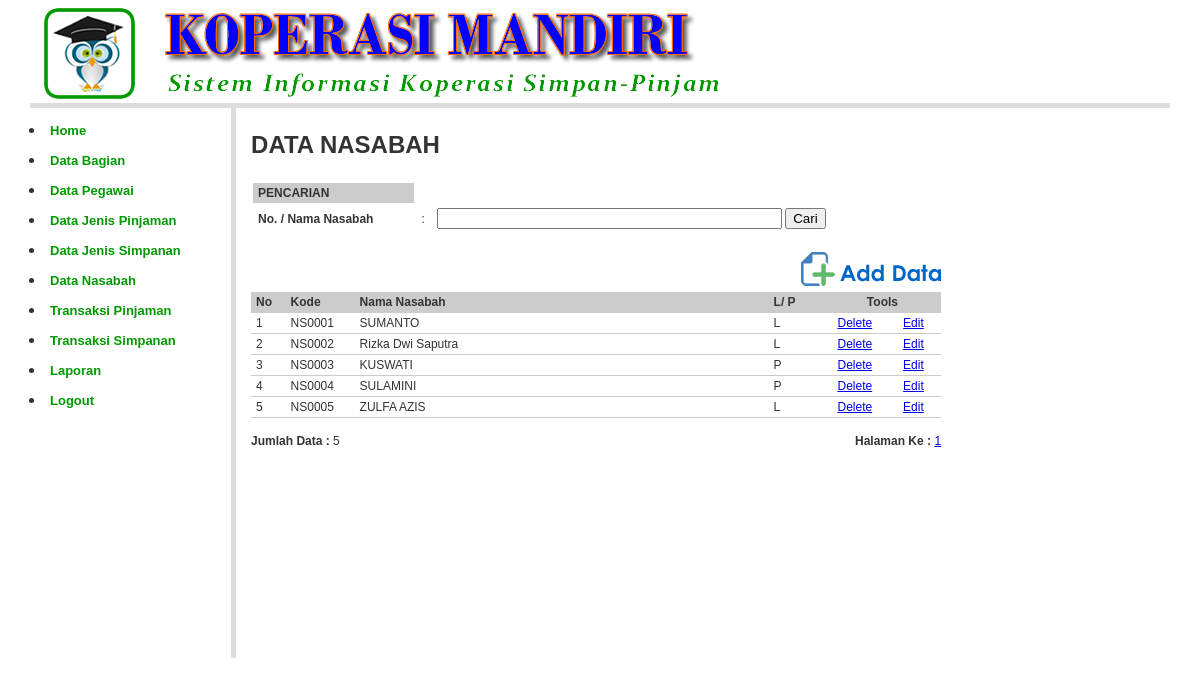
Screenshot of /?open=Nasabah-Data (signed in) with the database file from the repository.
### tables this page shows
CREATE TABLE `nasabah` (
  `no_nasabah` char(6) NOT NULL,
  `nm_nasabah` varchar(100) NOT NULL,
  `kelamin` enum('L','P') NOT NULL,
  `agama` varchar(20) NOT NULL,
  `tanggal_lahir` date NOT NULL,
  `tempat_lahir` varchar(100) NOT NULL,
  `alamat` varchar(100) NOT NULL,
  `no_telepon` varchar(20) NOT NULL,
  `foto` varchar(100) NOT NULL,
  `status_kawin` enum('Kawin','Belum Kawin') NOT NULL DEFAULT 'Belum Kawin',
  `nama_pasangan` varchar(100) NOT NULL,
  `jenis_pekerjaan` varchar(100) NOT NULL
);

### nasabah_data.php (the view, shortened to what this page needs)
<?php
include_once "library/inc.connection.php";
if(isset($_POST['btnCari'])) {
	$txtKataKunci	= $_POST['txtKataKunci'];
	$filterSQL 		= "WHERE nm_nasabah LIKE '%$txtKataKunci%' OR no_nasabah ='$txtKataKunci'";
}
else {
	$filterSQL 	= "";
}
$dataKataKunci	= isset($_POST['txtKataKunci']) ? $_POST['txtKataKunci'] : '';
$baris	= 50;
$hal 	= isset($_GET['hal']) ? $_GET['hal'] : 1;
$infoSql= "SELECT * FROM nasabah $filterSQL";
$infoQry= mysql_query($infoSql, $koneksidb) or die ("error paging: ".mysql_error());
$jumlah	= mysql_num_rows($infoQry);
$maks	= ceil($jumlah/$baris);
$mulai	= $baris * ($hal-1);
?>
<html>
<head>
</head>
<body>
<table class="table-common" width="700" border="0" cellspacing="2" cellpadding="3">
  <tr>
    <td colspan="2"><strong><h1>DATA NASABAH </h1></strong></td>
  </tr>
  <tr>
    <td colspan="2">
  <form action="<?php $_SERVER['PHP_SELF']; ?>" method="post" name="form1" target="_self">
    <table width="100%" border="0" cellspacing="2" cellpadding="3">
      <tr>
        <td width="24%" bgcolor="#CCCCCC"><strong>PENCARIAN</strong></td>
        <td width="1%">&nbsp;</td>
        <td width="75%">&nbsp;</td>
      </tr>
      <tr>
        <td><strong>No. / Nama Nasabah </strong></td>
        <td>:</td>
        <td><input name="txtKataKunci" type="text" id="txtKataKunci" value="<?php echo $dataKataKunci; ?>" size="40" maxlength="100">
          <input name="btnCari" type="submit" id="btnCari" value="Cari"></td>
      </tr>
    </table>
  </form>
	</td>
  </tr>
  <tr>
    <td colspan="2" align="right"><a href="?open=Nasabah-Add" target="_self"><img src="images/btn_add_data.png" width="140" height="34" border="0"></a></td>
  </tr>
  <tr>
    <td colspan="2"><table class="table-list" width="100%" border="0" cellspacing="2" cellpadding="3">
      <tr>
        <td width="5%" bgcolor="#CCCCCC"><strong>No</strong></td>
        <td width="10%" bgcolor="#CCCCCC"><strong>Kode</strong></td>
        <td width="60%" bgcolor="#CCCCCC"><strong>Nama Nasabah </strong></td>
        <td width="8%" bgcolor="#CCCCCC"><strong>L/ P </strong></td>
        <td colspan="2" align="center" bgcolor="#CCCCCC"><strong>Tools</strong></td>
        </tr>
<?php
$mySql 	= "SELECT * FROM nasabah $filterSQL ORDER BY no_nasabah ASC LIMIT $mulai, $baris";
$myQry 	= mysql_query($mySql, $koneksidb)  or die ("Query  salah: ".mysql_error());
$nomor  = $mulai;
while ($myData = mysql_fetch_array($myQry)) {
	$nomor++;
	$Kode = $myData['no_nasabah'];
?>
      <tr>
        <td> <?php echo $nomor; ?> </td>
        <td> <?php echo $myData['no_nasabah']; ?> </td>
        <td> <?php echo $myData['nm_nasabah']; ?> </td>
        <td> <?php echo $myData['kelamin']; ?> </td>
        <td width="9%" align="center"><a href="?open=Nasabah-Delete&Kode=<?php echo $Kode; ?>" target="_blank">Delete</a></td>
        <td width="8%" align="center"><a href="?open=Nasabah-Edit&Kode=<?php echo $Kode; ?>" target="_blank">Edit</a></td>
      </tr>
<?php } ?>
    </table></td>
  </tr>
  <tr>
    <td width="309"><strong>Jumlah Data : </strong>  <?php echo $jumlah; ?>  </td>
    <td width="373" align="right"><strong>Halaman Ke : </strong>
	<?php
	for ($h = 1; $h <= $maks; $h++) {
		echo " <a href='?open=Nasabah-Data&hal=$h'>$h</a> ";
	}
	?>
</td>
  </tr>
</table>
</body>
</html>

### styles/style.css (style rules this page uses)
body { margin:0px auto 0px; padding:3px; font-family:"Arial"; font-size:12px; color:#333; width:95%; background-position:top; background-color:#fff; }
.table-main td { color: #333; border-collapse: collapse; vertical-align: center; padding: 0px; border:none; }
.table-common { clear: both; text-align: left; border-collapse: collapse; margin: 10px 0px 10px 0px; background:#fff; }
.table-common td { color: #333; font-size:12px; border-color: #fff; border-collapse: collapse; vertical-align: center; padding: 3px 5px; border-bottom:0px #CCCCCC solid; }
.table-list { clear: both; text-align: left; border-collapse: collapse; margin: 0px 0px 10px 0px; background:#fff; }
.table-list td { color: #333; font-size:12px; border-color: #fff; border-collapse: collapse; vertical-align: center; padding: 3px 5px; border-bottom:1px #CCCCCC solid; }

### rows the page displays
nasabah: no_nasabah "NS0001", nm_nasabah "SUMANTO", kelamin "L"
nasabah: no_nasabah "NS0002", nm_nasabah "Rizka Dwi Saputra", kelamin "L"
nasabah: no_nasabah "NS0003", nm_nasabah "KUSWATI", kelamin "P"
nasabah: no_nasabah "NS0004", nm_nasabah "SULAMINI", kelamin "P"
nasabah: no_nasabah "NS0005", nm_nasabah "ZULFA AZIS", kelamin "L"

### other values shown
$jumlah "5"
